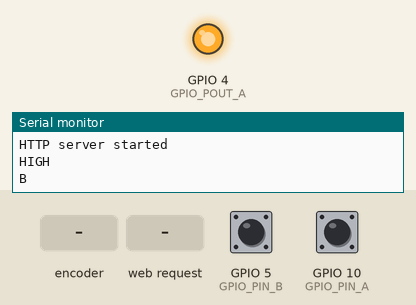
Recording of a sketch running on a simulated ESP8266 (NodeMCU). On the bench: output pins drawn as LEDs (lit = HIGH), the last lines printed to the serial monitor. Inputs (shaded band) come from the test bench; at power-on: GPIO 5 (GPIO_PIN_B) HIGH, GPIO 10 (GPIO_PIN_A) HIGH. WiFi joins after 1.5 s; servers stay silent unless stated; not simulated (calls return 0 or success): WiFiConfig.h.

Above: at 2.7 s.
2.8 s: rotary encoder on GPIO 10 (GPIO_PIN_A) / GPIO 5 (GPIO_PIN_B) turned 1 step (first pin leading)
At 3.4 s:
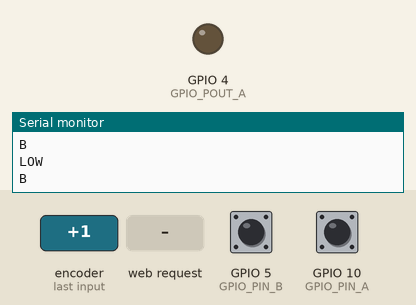
4.5 s: HTTP request GET /switchOn received
At 5.0 s:
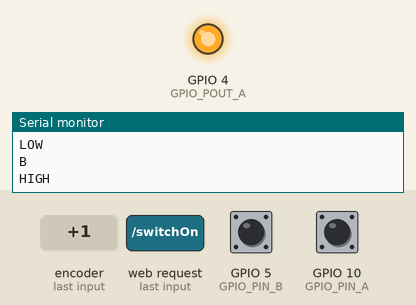
6.0 s: HTTP request GET /switchOff received
At 7.4 s:
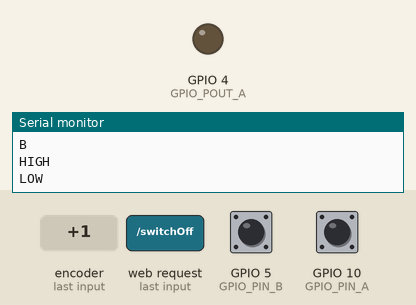
Timing chart, 0 to 9.0 s (numbered marks = the images above; inputs shaded):
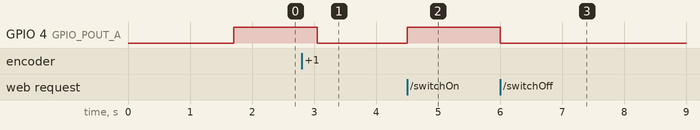

The sketch:

ESP8266_Switch1.ino
```cpp
#include <ESP8266WiFi.h>
#include <WiFiClient.h>
#include <ESP8266WebServer.h>
#include <ESP8266mDNS.h>
#include <WiFiUDP.h>
#include <WiFiConfig.h>
#include <ESP8266HTTPUpdateServer.h>


#define GPIO_PIN_A 10
#define GPIO_POUT_A 4

#define GPIO_PIN_B 5

volatile unsigned long trigger_at_a_millis = 0;
volatile unsigned long trigger_at_b_millis = 0;

volatile bool port_a_trigger = false;
volatile bool port_b_trigger = false;

volatile bool out_port_status = false;

volatile int port_a_value = LOW;
volatile int port_b_value = LOW;

// A UDP instance to let us send and receive packets over UDP
WiFiUDP Udp;

// Multicast declarations
IPAddress ipMulti(239, 0, 0, 1);
unsigned int portMulti = 6000;      // local port to listen on

ESP8266WebServer server(80);
ESP8266HTTPUpdateServer httpUpdater;

void indexPage() {
  String message = "<!doctype html>";
  message += "<html lang=\"en\">";
  message += "<head>";
  message += "<title>ESP8266 Switch 1 Controller v0.3</title>";
  message += "</head>";

  message += "<body>";

  message += "--------------------------------------------------------------<br/>";

  uint32_t realSize = ESP.getFlashChipRealSize();
  uint32_t ideSize = ESP.getFlashChipSize();
  uint32_t chipId = ESP.getFlashChipId();
  uint32_t chipSpeed = ESP.getFlashChipSpeed();
  FlashMode_t ideMode = ESP.getFlashChipMode();

  char buf[255];
  sprintf(buf, "Flash chip id: %08X<br/>Flash chip speed: %u<br/>Flash chip size: %u<br/>Flash ide mode: %s<br/>Flash real size: %u<br/>",
    chipId,
    chipSpeed,
    ideSize,
    (ideMode == FM_QIO ? "QIO" : ideMode == FM_QOUT ? "QOUT" : ideMode == FM_DIO ? "DIO" : ideMode == FM_DOUT ? "DOUT" : "UNKNOWN"),
    realSize);

  message += buf;

  message += "--------------------------------------------------------------<br/>";

  /*
    Signal Strength TL;DR   Required for
    -30 dBm Amazing Max achievable signal strength. The client can only be a few feet from the AP to achieve this. Not typical or desirable in the real world.  N/A
    -67 dBm Very Good Minimum signal strength for applications that require very reliable, timely delivery of data packets. VoIP/VoWiFi, streaming video
    -70 dBm Okay  Minimum signal strength for reliable packet delivery. Email, web
    -80 dBm Not Good  Minimum signal strength for basic connectivity. Packet delivery may be unreliable.  N/A
    -90 dBm Unusable  Approaching or drowning in the noise floor. Any functionality is highly unlikely. N/A
  */
  message += "RSSI: ";
  message.concat(WiFi.RSSI());
  message += "<br/>";

  message += "BSSID MAC: ";
  message.concat(WiFi.BSSIDstr());
  message += "<br/>";

  message += "WIFI MAC: ";
  message.concat(WiFi.macAddress());
  message += "<br/>";

  message += "--------------------------------------------------------------<br/>";

  message += "<a href=\"/switchOn\">switchOn</a><br/>";
  message += "<a href=\"/switchOff\">switchOff</a><br/>";
  message += "<a href=\"/switchToggle\">switchToggle</a><br/>";
  message += "<a href=\"/status\">status</a><br/>";
  message += "<form method='POST' action='/update' enctype='multipart/form-data'><input type='file' name='update'><input type='submit' value='Update'></form>";
  message += "</body>";

  message += "</html>";
  server.send(200, "text/html", message);
}

void handleNotFound() {
  String message = "File Not Found\n\n";
  message += "URI: ";
  message += server.uri();
  message += "\nMethod: ";
  message += (server.method() == HTTP_GET)?"GET":"POST";
  message += "\nArguments: ";
  message += server.args();
  message += "\n";
  for (uint8_t i=0; i<server.args(); i++){
    message += " " + server.argName(i) + ": " + server.arg(i) + "\n";
  }
  server.send(404, "text/plain", message);
}

void setup(void) {
  Serial.begin(115200);

  WiFi.mode(WIFI_STA);

  WiFi.begin(ssid, password);
  Serial.println("");

  // Wait for connection
  while (WiFi.status() != WL_CONNECTED) {
    delay(500);
    Serial.print(".");
  }

  Serial.println("");
  Serial.print("Connected to ");
  Serial.println(ssid);
  Serial.print("IP address: ");
  Serial.println(WiFi.localIP());

  if (MDNS.begin("esp8266")) {
    Serial.println("MDNS responder started");
  }

  server.on("/", indexPage);

  server.on("/switchOn", [](){
    server.send(200, "text/plain", "switch on");
    setPortState(true);
  });

  server.on("/switchOff", [](){
    server.send(200, "text/plain", "switch off");
    setPortState(false);
  });

  server.on("/switchToggle", [](){
    setPortState(!out_port_status);
    if (out_port_status) {
      server.send(200, "text/plain", "switch on");
    } else {
      server.send(200, "text/plain", "switch off");
    }
  });

  server.on("/status", [](){
    if (out_port_status) {
      server.send(200, "text/plain", "switch on");
    } else {
      server.send(200, "text/plain", "switch off");
    }
  });

  server.onNotFound(handleNotFound);

  httpUpdater.setup(&server);

  server.begin();
  Serial.println("HTTP server started");

  pinMode(GPIO_PIN_A, INPUT_PULLUP);
  pinMode(GPIO_PIN_B, INPUT_PULLUP);

  pinMode(GPIO_POUT_A, OUTPUT);
}

void changeAInterrupt() {
  trigger_at_a_millis = millis() + 200;
  port_a_trigger = true;
}

void changeBInterrupt() {
  trigger_at_b_millis = millis() + 200;
  port_b_trigger = true;
}

void changeCallback() {
  setPortState(!out_port_status);
}

void setPortState(bool state) {
  out_port_status = state;

  Udp.beginPacketMulticast(ipMulti, portMulti, WiFi.localIP());

  if (state) {
    digitalWrite(GPIO_POUT_A, HIGH);
    Serial.println("HIGH");
    Udp.write("SWITCH1->A ON");
  } else {
    digitalWrite(GPIO_POUT_A, LOW);
    Serial.println("LOW");
    Udp.write("SWITCH1->A OFF");
  }

  Udp.endPacket();
}

void loop(void){
  server.handleClient();

  if (port_a_trigger && (trigger_at_a_millis < millis())) {
    port_a_trigger = false;
    changeCallback();
  }

  if (port_b_trigger && (trigger_at_b_millis < millis())) {
    port_b_trigger = false;
    Serial.println("B");

    Udp.beginPacketMulticast(ipMulti, portMulti, WiFi.localIP());
    Udp.write("BLA");
    Udp.endPacket();

    Udp.beginPacketMulticast(ipMulti, portMulti, WiFi.localIP());
    Udp.write("BLA");
    Udp.endPacket();

    Udp.beginPacketMulticast(ipMulti, portMulti, WiFi.localIP());
    Udp.write("SWITCH1->B TOGGLE");
    Udp.endPacket();
  }

  int a = digitalRead(GPIO_PIN_A);
  int b = digitalRead(GPIO_PIN_B);

  if (port_a_value != a) {
    changeAInterrupt();
  }

  if (port_b_value != b) {
    changeBInterrupt();
  }

  port_a_value = a;
  port_b_value = b;

}
```

Measured:
- after the input at 2.8 s, GPIO 4 (GPIO_POUT_A): HIGH → LOW after 0.25 s
- after the input at 4.5 s, GPIO 4 (GPIO_POUT_A): LOW → HIGH at once
- after the input at 6.0 s, GPIO 4 (GPIO_POUT_A): HIGH → LOW at once
